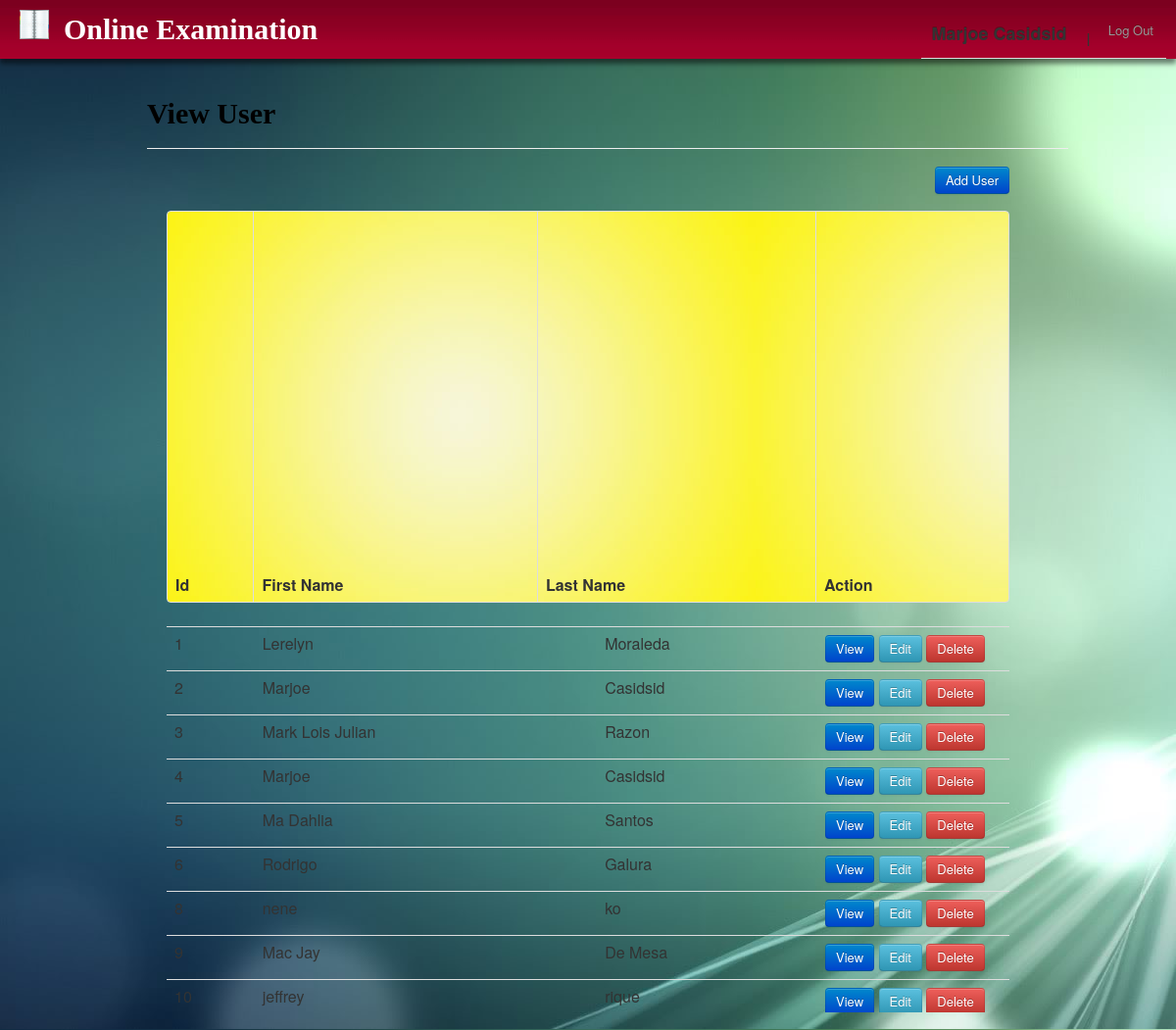
The page /BackEnd/adminmanageUser/adminviewUser.php (signed in) on the database its author committed.
### tables this page shows
CREATE TABLE IF NOT EXISTS `registration` (
  `id` int(11) NOT NULL AUTO_INCREMENT,
  `first_name` varchar(30) NOT NULL,
  `last_name` varchar(30) NOT NULL,
  `email` varchar(30) NOT NULL,
  `password` varchar(30) NOT NULL,
  PRIMARY KEY (`id`)
);

### BackEnd/adminOperator/AdminDAO.php (called while the page is built, shortened)
<?php
class AdminDAO{
	public static function getadminUser() {
		global $db;
		$sql = "SELECT * FROM registration";
		$result = $db->query($sql);
		$row = array();
		if ($result->num_rows > 0) {
			while ($record = $result->fetch_assoc()) {
				$row[] = $record;
			}
			return $row;
		} else {
			return false;
		}
	}
}
 ?>

### BackEnd/adminOperator/AdminHandler.php (called while the page is built, shortened)
<?php
class AdminHandler {
	public function getadminUser() {
		try {
			$getIt = AdminDAO::getadminUser();
			if (empty($getIt)) {
				return false;
			} else {
				return $getIt;
			}
		} catch (Exception $e) {
			error_log($e->getMessage());
			error_log('An Error Occur!');
			return false;
		}
	}
}
 ?>

### BackEnd/adminmanageUser/adminviewUser.php (the view, shortened to what this page needs)
<?php
$Admin_Fname = $_SESSION['Admin_Fname'];
$Admin_Lname = $_SESSION['Admin_Lname'];
$res = new AdminHandler();
$result = $res->getadminUser();
 ?>
<html>
<head>
	<link rel="stylesheet" type="text/css" href="../css/my_style.css">
	<link rel="stylesheet" type="text/css" href="../../assets/css/style.css">
	<link rel="stylesheet" type="text/css" href="../../assets/css/bootstrap.css">
	<link rel="stylesheet" type="text/css" href="../../assets/css/global.css">
</head>
<body style = "background:url('../../assets/img/Beautiful_Background/29.jpg')">
	<div class = "container">
 		<div class="navbar navbar-fixed-top">
 			<div style = "background:url('../../assets/img/Beautiful_Background/40.jpg')" class = "background">
 				<div class = "span4 pull-left">
 					<h1 class = "font"><img src="../../assets/img/note.jpg" class = "pic">&nbsp;&nbsp;Online Examination</h1>
 				</div>
 				<div class="span4 pull-right">
					<nav class = "pull-right" style = "margin-top:10px">
						<form method = "POST">
						<ul class = "nav nav-tabs">
							<li><a href="../adminfrontPage/adminPanel.php" id = "adminChoices"><h3><span><?= $Admin_Fname ?>&nbsp;<?= $Admin_Lname ?></span></h3></a></li>
							<li class = "adminfont1"><b>&nbsp;&nbsp;|&nbsp;&nbsp;</b></li>
							<li><a href="../adminOperator/logOut.php">Log Out</a></li>
						</ul>
						</form>
					</nav>
				</div>
 			</div>
 		</div>
 		<div class="container">
 			<div class = "span12" style = "margin-top:80px">
 				<div class = "page-header">
 					<h2 class = "font9">View User</h2>
 				</div>
 				<div class="span11">
 					<div class="pull-right">
 						<button class = "btn btn-primary" id = "adminaddUser">Add User</button>
 					</div>
 					<form method = "POST">
 						<table class = "table table-bordered" style = "float:center;position:inherit;background:url('../../assets/img/Beautiful_Background/yellow2.jpg');margin-top:45px">
 							<thead>
 								<tr>
 									<th align = "center">Id</th>
 									<th align = "center">First Name</th>
 									<th align = "center">Last Name</th>
 									<th style = "width:180px" align = "center">Action</th>
 								</tr>
 							</thead>
 						</table>
 						<div class = "scroll">
 							<table class = "table" style = "float:center;position:inherit">
 								<thead>
 									<tr>
 										<th align = "center"></th>
 										<th align = "center"></th>
 										<th align = "center"></th>
 										<th style = "width:180px" align = "center"></th>
 									</tr>
 								</thead>
 								<tbody>
 									<?php foreach($result as $record):?>
 									<tr>
 										<td><?php echo $record['id']; ?></td>
 										<td><?php echo $record['first_name']; ?></td>
 										<td><?php echo $record['last_name']; ?></td>
 										<td>
 											<a class = "btn btn-primary" href = "viewUser.php?id=<?=$record['id'];?>">View</a>
 											<a class = "btn btn-info" href = "editUser.php?id=<?=$record['id'];?>">Edit</a>
 											<a class = "btn btn-danger" href = "deleteUser.php?id=<?=$record['id'];?>">Delete</a>
 										</td>
 									</tr>
 									<?php endforeach; ?>
 								</tbody>
 							</table>
 						</div>
 					</form>
 				</div>
 			</div>
 		</div>
	</div>
</body>
</html>

### BackEnd/css/my_style.css (style rules this page uses)
.table { overflow-y:auto; height:400px; margin-top: -10px; }
.adminfont1 { margin-top: 20px; }
.scroll { height:400px; overflow-y:auto; }

### assets/css/style.css (style rules this page uses)
.background { height:60px; width:100%; box-shadow: 0 5px 5px rgba(0, 0, 0, 0.5); }
.font { color:white; font-family: century gothic; position: fixed; }
.pic { margin-top: 10px; height: 30px; width: 30px; }
.font9 { font-family: Century Gothic; font-size: 30px; color:black; font-weight: bold; }
a { text-decoration: none; }

### rows shown on the page
registration: id "1", first_name "Lerelyn", last_name "Moraleda"
registration: id "2", first_name "Marjoe", last_name "Casidsid"
registration: id "3", first_name "Mark Lois Julian", last_name "Razon"
registration: id "4", first_name "Marjoe", last_name "Casidsid"
registration: id "5", first_name "Ma Dahlia", last_name "Santos"
registration: first_name "Rodrigo", last_name "Galura"
registration: last_name "ko"
registration: first_name "Mac Jay", last_name "De Mesa"
registration: first_name "jeffrey", last_name "rique"
